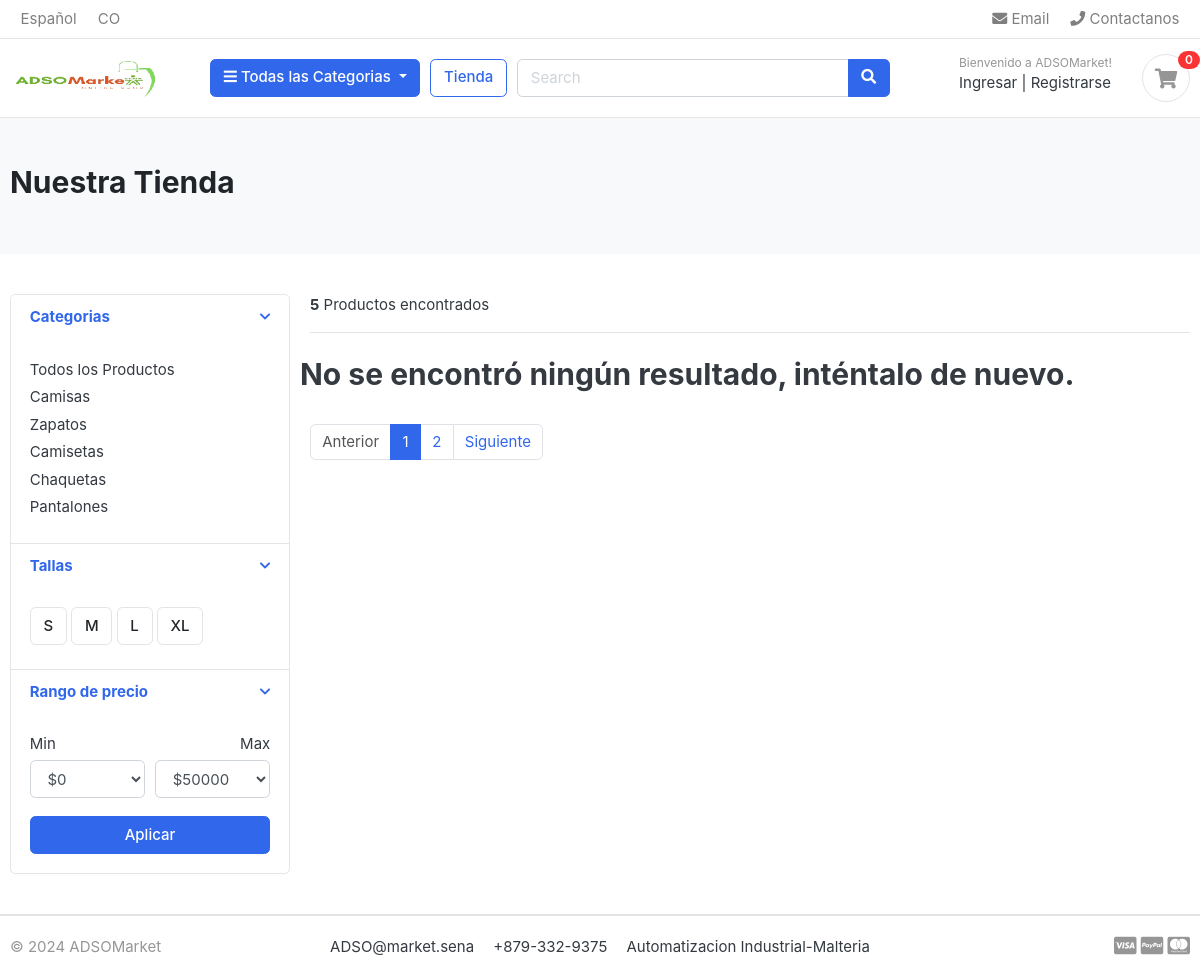
Page /Tienda/ on the committed database.
### Categorias/models.py (models this page shows, shortened)
class Categorias(models.Model):
    nombre_categoria = models.CharField(max_length=50, unique=True)
    slug = models.CharField(max_length=100, unique=True)
    descripcion = models.TextField(max_length=255, blank=True)
    imagen = models.ImageField(upload_to='fotos/categorias', blank=True)
    class Meta:
        verbose_name = "Categoria"
        verbose_name_plural = "Categorias"
    def get_url(self):
        return reverse('productos_by_categoria', args=[self.slug])

### Tienda/views.py (the view)
# urls.py: path('Tienda/', include('Tienda.urls')),
def Tienda(request, categoria_slug=None):
    categorias = None
    productos = None
    if categoria_slug != None:
        categorias = get_object_or_404(Categorias, slug=categoria_slug)
        productos = Producto.objects.filter(categoria=categorias, esta_disponible= True)
        paginator = Paginator(productos, 6)
        page = request.GET.get("page")
        paged_producto = paginator.get_page(page)
        producto_contador = productos.count()
    else:
        productos = Producto.objects.all().filter(esta_disponible=True).order_by('id')
        paginator = Paginator(productos, 3)
        page = request.GET.get("page")
        paged_producto = paginator.get_page(page)
        producto_contador = productos.count()
    context = {
        'productos': paged_producto,
        'producto_contador': producto_contador,
    }
    return render(request, 'Tienda/Tienda.html', context)

### Carrito/context_processors.py (called while the page is built)
def counter(request):
    carrito_contador = 0
    if 'admin' in request.path:
        return{}
    else:
        try:
            carrito = Carrito.objects.filter(id_carrito=_id_carrito(request))
            carrito_items = carritoItem.objects.all().filter(carrito= carrito[:1])
            for carrito_item in carrito_items:
                carrito_contador += carrito_item.cantidad
        except Carrito.DoesNotExist:
            carrito_contador = 0
    return dict(carrito_contador=carrito_contador)

### Carrito/views.py (called while the page is built)
def _id_carrito(request):
    carrito = request.session.session_key
    if not carrito:
        carrito = request.session.create()
    return carrito

### Categorias/context_processors.py (called while the page is built)
def menu_links(request):
    links = Categorias.objects.all()
    return dict(links=links)

### templates/Tienda/Tienda.html (shortened to what this page needs)
{% extends 'base.html' %}
{% block content %}
<section class="section-pagetop bg">
<div class="container">
    {% if 'buscar' in  request.path %}
        <h2 class="title-page">Resultado de búsqueda</h2>
    {% else %}
        <h2 class="title-page">Nuestra Tienda</h2>
    {% endif %}
</div>
</section>
<section class="section-content padding-y">
    <div class="container">
    <div class="row">
        <aside class="col-md-3">
    <div class="card">
        <article class="filter-group">
            <header class="card-header">
                <a href="#" data-toggle="collapse" data-target="#collapse_1" aria-expanded="true" class="">
                    <i class="icon-control fa fa-chevron-down"></i>
                    <h6 class="title">Categorias</h6>
                </a>
            </header>
            <div class="filter-content collapse show" id="collapse_1" style="">
                <div class="card-body">
                    <ul class="list-menu">
                        <li><a href="{% url 'Tienda'%}">Todos los Productos  </a></li>
                        {% for Categorias in links %}
                    <li><a href="{{Categorias.get_url}}">{{Categorias.nombre_categoria}}  </a></li>
                        {% endfor %}
                    </ul>
                </div>
            </div>
        </article>
        <article class="filter-group">
            <header class="card-header">
                <a href="#" data-toggle="collapse" data-target="#collapse_4" aria-expanded="true" class="">
                    <i class="icon-control fa fa-chevron-down"></i>
                    <h6 class="title">Tallas </h6>
                </a>
            </header>
            <div class="filter-content collapse show" id="collapse_4" style="">
                <div class="card-body">
                  <label class="checkbox-btn">
                    <span class="btn btn-light"> S </span>
                  </label>
                  <label class="checkbox-btn">
                    <span class="btn btn-light"> M </span>
                  </label>
                  <label class="checkbox-btn">
                    <span class="btn btn-light"> L </span>
                  </label>
                  <label class="checkbox-btn">
                    <span class="btn btn-light"> XL </span>
                  </label>
            </div>
            </div>
        </article>
        <article class="filter-group">
            <header class="card-header">
                <a href="#" data-toggle="collapse" data-target="#collapse_3" aria-expanded="true" class="">
                    <i class="icon-control fa fa-chevron-down"></i>
                    <h6 class="title">Rango de precio </h6>
                </a>
            </header>
            <div class="filter-content collapse show" id="collapse_3" style="">
                <div class="card-body">
                    <div class="form-row">
                    <div class="form-group col-md-6">
                      <label>Min</label>
                          <select class="mr-2 form-control">
                            <option value="0">$0</option>
                        </select>
                    </div>
                    <div class="form-group text-right col-md-6">
                      <label>Max</label>
                          <select class="mr-2 form-control">
                            <option value="50">$50000</option>
                        </select>
                    </div>
                    </div>
                    <button class="btn btn-block btn-primary">Aplicar</button>
                </div>
            </div>
        </article>
    </div>
        </aside>
        <main class="col-md-9">
    <header class="border-bottom mb-4 pb-3">
            <div class="form-inline">
                <span class="mr-md-auto"><b>{{ producto_contador }}</b> Productos encontrados </span>
            </div>
    </header>
    <div class="row">
        {% if Producto  %}
        {% for Producto in productos %}
        <div class="col-md-4">
            <figure class="card card-product-grid">
                <div class="img-wrap">
                    <a href="{{ Producto.get_url }}"><img src="{{ Producto.Imagen.url }}"></a>
                </div>
                <figcaption class="info-wrap">
                    <div class="fix-height">
                        <a href="{{ Producto.get_url }}" class="title">{{ Producto.producto_nombre}}</a>
                        <div class="price-wrap mt-2">
                            <span class="price">${{ Producto.precio }}</span>
                        </div>
                    </div>
                    <a href="{{ Producto.get_url }}" class="btn btn-block btn-primary">Ver Detalles </a>
                </figcaption>
            </figure>
        </div>
        {% endfor %}
        {% else %}
        <div>
            <h2>No se encontró ningún resultado, inténtalo de nuevo.</h2>
        </div>
        {% endif %}
    </div>
    <nav class="mt-4" aria-label="Page navigation sample">
        {% if productos.has_other_pages %}
            <ul class="pagination">
                {% if productos.has_previous %}
                <li class="page-item"><a class="page-link" href="?page={{productos.previous_page_number}}">Anterior</a></li>
                {% else %}
                <li class="page-item disabled"><a class="page-link" href="#">Anterior</a></li>
                {% endif %}
                {% for i in productos.paginator.page_range %}
                    {% if productos.number == i %}
                        <li class="page-item active"><a class="page-link" href="#">{{i}}</a></li>
                    {% else %}
                        <li class="page-item"><a class="page-link" href="?page={{i}}">{{i}}</a></li>
                    {% endif %}
                {% endfor %}
                {% if productos.has_next %}
                <li class="page-item"><a class="page-link" href="?page={{productos.next_page_number}}">Siguiente</a></li>
                {% else %}
                <li class="page-item disabled"><a class="page-link" href="#">Siguiente</a></li>
                {% endif %}
            </ul>
        {% endif %}
    </nav>
        </main>
    </div>
    </div>
    </section>
{% endblock %}

### static/css/ui.css (style rules this page uses)
html { font-family: "Inter", sans-serif; font-size: 15px; }
.padding-y { padding-top: 40px; padding-bottom: 40px; }
article:after, .form-group:after { display: block; clear: both; content: ""; }
.bg { background-color: #f8f9fa; }
.title-page { color: #212529; }
.btn-light { background-color: #fff; border-color: #e4e4e4; }
[class*=list-] li:after { visibility: hidden; display: block; content: ""; overflow: hidden; height: 0; clear: both; }
.list-menu { list-style: none; margin: 0; padding-left: 0; }
.list-menu li { margin-bottom: 5px; }
.list-menu a { color: #343a40; }
.icon-control { margin-top: 5px; float: right; font-size: 80%; }
.card-header .title { margin-bottom: 0; line-height: 1.5; }
.filter-group { border-bottom: 1px solid #e4e4e4; }
.filter-group .card-header { border-bottom: 0; }
.filter-group:last-child { border-bottom: 0; }
.checkbox-btn { position: relative; }
.section-pagetop { padding: 45px 0; }

### rows in the picture
Categorias: nombre_categoria "Camisas"
Categorias: nombre_categoria "Zapatos"
Categorias: nombre_categoria "Camisetas"
Categorias: nombre_categoria "Chaquetas"
Categorias: nombre_categoria "Pantalones"

### other values in the picture
{{ carrito_contador }} "0"
{{ producto_contador }} "5"
{{ i }} "1"
{{ i }} "2"
